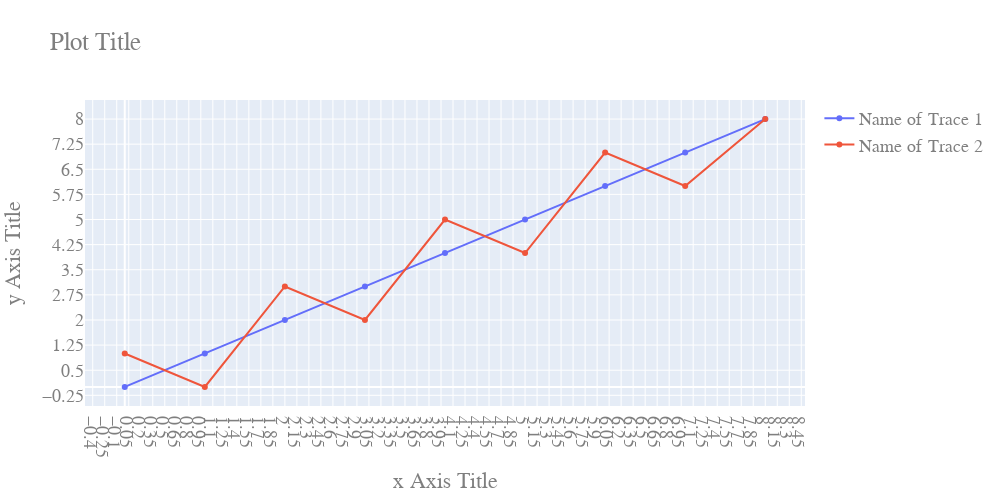

This figure's notebook cell:
### Code cell
fig = go.Figure()

fig.add_trace(go.Scatter(
    x=[0, 1, 2, 3, 4, 5, 6, 7, 8],
    y=[0, 1, 2, 3, 4, 5, 6, 7, 8],
    name="Name of Trace 1"# this sets its legend entry   

))


fig.add_trace(go.Scatter(
    x=[0, 1, 2, 3, 4, 5, 6, 7, 8],
    y=[1, 0, 3, 2, 5, 4, 7, 6, 8],
    name="Name of Trace 2"
))

fig.update_layout(
    title="Plot Title",
    xaxis_title="x Axis Title",
    yaxis_title="y Axis Title",
    font=dict(
        family="Courier New, monospace",
        size=18,
        color="#7f7f7f"
    )
)
fig.update_layout(
    xaxis = dict(
        tickmode = 'linear',
        tick0 = 0.5,
        dtick = 0.15
    )    
)
fig.update_layout(
    yaxis = dict(
        tickmode = 'linear',
        tick0 = 0.5,
        dtick = 0.75
    )   
)
fig.update_layout(
    width=1000,
    height=500
)
fig.show()

### Figure 1 — Plotly figure (JSON) as saved in the notebook; plotly's stock layout.template omitted (floating-point values rounded to 4 significant figures)
{"data": [{"name": "Name of Trace 1", "type": "scatter", "x": [0, 1, 2, 3, 4, 5, 6, 7, 8], "y": [0, 1, 2, 3, 4, 5, 6, 7, 8]}, {"name": "Name of Trace 2", "type": "scatter", "x": [0, 1, 2, 3, 4, 5, 6, 7, 8], "y": [1, 0, 3, 2, 5, 4, 7, 6, 8]}], "layout": {"font": {"color": "#7f7f7f", "family": "Courier New, monospace", "size": 18}, "height": 500, "title": {"text": "Plot Title"}, "width": 1000, "xaxis": {"dtick": 0.15, "tick0": 0.5, "tickmode": "linear", "title": {"text": "x Axis Title"}}, "yaxis": {"dtick": 0.75, "tick0": 0.5, "tickmode": "linear", "title": {"text": "y Axis Title"}}}}
